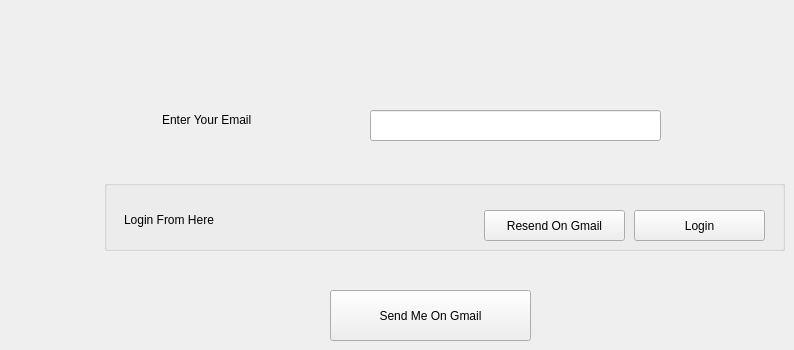
    <widget class="QWidget" name="tab_22">
     <attribute name="title">
      <string>Page</string>
     </attribute>
     <widget class="QPushButton" name="pushButton_43">
      <property name="geometry">
       <rect>
        <x>330</x>
        <y>290</y>
        <width>201</width>
        <height>51</height>
       </rect>
      </property>
      <property name="text">
       <string>Send Me On Gmail</string>
      </property>
     </widget>
     <widget class="QLineEdit" name="lineEdit_51">
      <property name="geometry">
       <rect>
        <x>370</x>
        <y>110</y>
        <width>291</width>
        <height>31</height>
       </rect>
      </property>
     </widget>
     <widget class="QGroupBox" name="groupBox_8">
      <property name="geometry">
       <rect>
        <x>104</x>
        <y>180</y>
        <width>681</width>
        <height>71</height>
       </rect>
      </property>
      <property name="title">
       <string/>
      </property>
      <widget class="QPushButton" name="pushButton_45">
       <property name="geometry">
        <rect>
         <x>530</x>
         <y>30</y>
         <width>131</width>
         <height>31</height>
        </rect>
       </property>
       <property name="text">
        <string>Login</string>
       </property>
      </widget>
      <widget class="QLabel" name="label_61">
       <property name="geometry">
        <rect>
         <x>20</x>
         <y>30</y>
         <width>341</width>
         <height>20</height>
        </rect>
       </property>
       <property name="text">
        <string>Login From Here</string>
       </property>
      </widget>
      <widget class="QPushButton" name="pushButton_46">
       <property name="geometry">
        <rect>
         <x>380</x>
         <y>30</y>
         <width>141</width>
         <height>31</height>
        </rect>
       </property>
       <property name="text">
        <string>Resend On Gmail</string>
       </property>
      </widget>
     </widget>
     <widget class="QLabel" name="label_62">
      <property name="geometry">
       <rect>
        <x>162</x>
        <y>110</y>
        <width>151</width>
        <height>20</height>
       </rect>
      </property>
      <property name="text">
       <string>Enter Your Email</string>
      </property>
     </widget>
    </widget>
